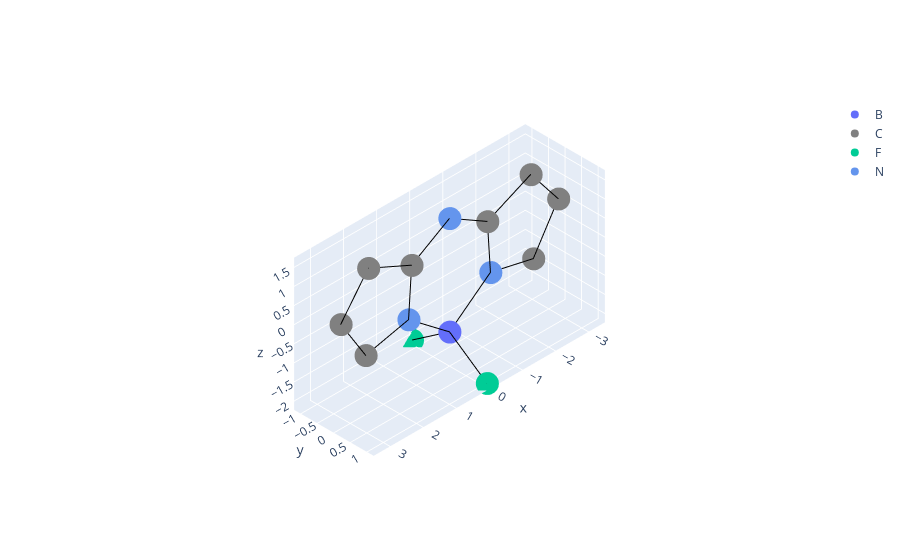

Write notebook code for a chart like this one.
### Markdown cell above
from this we can see that the measured conformations are beween the 'flat' main cluster at zero, and the usual bent cluster around 5 Angstroms. Were we to want to see those distorted by twisting instead, we can pull up the "A2" figure, which shows only smaller dostortions usually observed. One can also see these data at www.kingsbury.id.au/scsd_model_ext/xanthene

Now we may have a structure which has no equivalent model. Here's where the model creation routines might come in - we'll make one for aza-bodipy below. The BODIPY itself has an interesting variability in how it coordinates the central boron depending on the presence of the 1,3,5,7-tetramethyl motif. We'll use HUYBAF as the model.
1. Download the data from the CCDC CSD or other source
2. Delete the atoms outside of the aza-bodipy core. This can be accomplished with a text editor, using the mercury "Edit Structure" tool (free), or in CrystalMaker (paid)
3. Save this structure as a .pdb file
I've done the above and huybaf can be loaded from the data folder

### Code cell
huybaf = scsd.yield_model(scsd.import_pdb(os.path.dirname(scsd.__file__)+'/data/tutorial/huybaf.pdb'), 'C2v', bhopping = False)
azabodipy = scsd.scsd_model('azabodipy', huybaf, 'C2v')
azabodipy.plotly_plot_model()

### Figure 1 — Plotly figure (JSON) as saved in the notebook; plotly's stock layout.template omitted (floating-point values rounded to 4 significant figures)
{"data": [{"legendgroup": "Model", "mode": "markers", "name": "B", "type": "scatter3d", "x": [8.18e-17], "y": [8.18e-17], "z": [-1.336]}, {"legendgroup": "Model", "marker": {"color": "gray"}, "mode": "markers", "name": "C", "type": "scatter3d", "x": [1.145, -1.145, 2.534, 3.289, 2.456, -2.534, -3.289, -2.456], "y": [-6.016e-17, -6.016e-17, 4.19e-17, -3.092e-17, -9.54e-17, 4.19e-17, -3.092e-17, -9.54e-17], "z": [0.9826, 0.9826, -0.6843, 0.5049, 1.558, -0.6843, 0.5049, 1.558]}, {"legendgroup": "Model", "mode": "markers", "name": "F", "type": "scatter3d", "x": [1.284e-16, 1.284e-16], "y": [1.132, -1.132], "z": [-2.116, -2.116]}, {"legendgroup": "Model", "marker": {"color": "cornflowerblue"}, "mode": "markers", "name": "N", "type": "scatter3d", "x": [1.238, -1.002e-16, -1.238], "y": [2.423e-17, -1.002e-16, 2.423e-17], "z": [-0.3957, 1.636, -0.3957]}, {"legendgroup": "Model", "line": {"color": "black"}, "mode": "lines", "showlegend": false, "type": "scatter3d", "x": [3.289, 2.456, 1.145, -1.002e-16, -1.145, -2.456, -3.289, -2.534, -1.238, -2.534, -3.289, -2.456, -1.145, -1.002e-16, 1.145, 2.456, 3.289, 3.289, 3.289, 2.534, 1.238, 1.145, 1.238, 8.18e-17, -1.238, -1.145, -1.238, 8.18e-17, 1.284e-16, 8.18e-17, 1.284e-16, 8.18e-17, 1.238, 2.534], "y": [-3.092e-17, -9.54e-17, -6.016e-17, -1.002e-16, -6.016e-17, -9.54e-17, -3.092e-17, 4.19e-17, 2.423e-17, 4.19e-17, -3.092e-17, -9.54e-17, -6.016e-17, -1.002e-16, -6.016e-17, -9.54e-17, -3.092e-17, -3.092e-17, -3.092e-17, 4.19e-17, 2.423e-17, -6.016e-17, 2.423e-17, 8.18e-17, 2.423e-17, -6.016e-17, 2.423e-17, 8.18e-17, -1.132, 8.18e-17, 1.132, 8.18e-17, 2.423e-17, 4.19e-17], "z": [0.5049, 1.558, 0.9826, 1.636, 0.9826, 1.558, 0.5049, -0.6843, -0.3957, -0.6843, 0.5049, 1.558, 0.9826, 1.636, 0.9826, 1.558, 0.5049, 0.5049, 0.5049, -0.6843, -0.3957, 0.9826, -0.3957, -1.336, -0.3957, 0.9826, -0.3957, -1.336, -2.116, -1.336, -2.116, -1.336, -0.3957, -0.6843]}], "layout": {"scene": {"aspectmode": "data", "camera": {"projection": {"type": "orthographic"}}}}}
